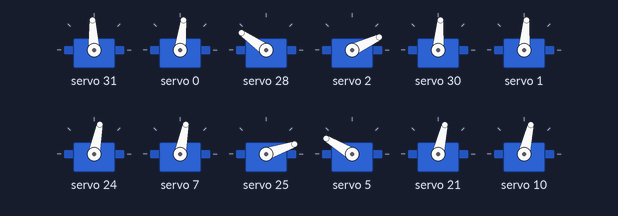
A sketch run on a simulated ESP32. Parts: 12 × servo. What the sketch prints to the serial monitor is not drawn.

Above: at 0.7 s.
At 1.6 s:
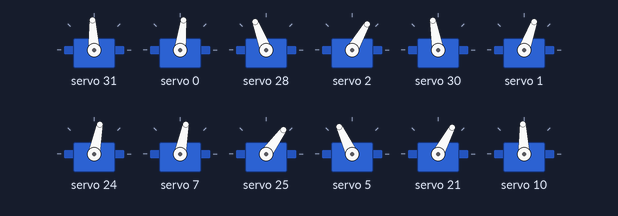
Timing chart, 0 to 3.1 s (numbered marks = the images above):
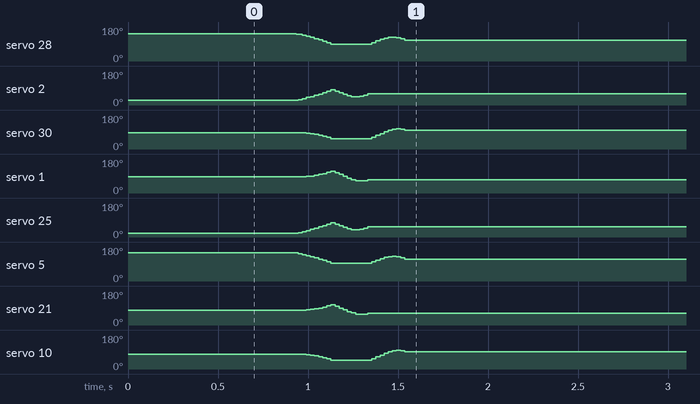

The sketch:

hexapod_arduino.ino
```cpp
/** WiFi */
#include <AsyncUDP.h>
#include <WiFi.h>

/** PWM */
#include <Adafruit_PWMServoDriver.h>

/** I2C */
#include <Wire.h>

/** OTA */
#include <ArduinoOTA.h>

/** Robot Configuration */
#include "config.h"

/** Motion Path LUT */
#include "motion.h"

Adafruit_PWMServoDriver left_pwm = Adafruit_PWMServoDriver(0x40);
Adafruit_PWMServoDriver right_pwm = Adafruit_PWMServoDriver(0x41);

MotionMode current_motion = MotionMode::Mode_Standby;
MotionMode next_motion = MotionMode::Mode_Standby;

const char *ssid = APSSID;
const char *password = APPSK;
AsyncUDP udp_socket;

bool ota_mode = true;

/**
   @brief Sets up the hexapod robot system.

   This function initializes the serial communication, sets up the WiFi access
   point, configures the Over-the-Air (OTA) update functionality, initializes
   the PWM drivers for the servos, and starts listening for UDP packets.
*/
void setup() {
  Serial.begin(115200);

  WiFi.mode(WIFI_AP);
  WiFi.softAP(ssid, password);

  IPAddress myIP = WiFi.softAPIP();
  Serial.print("AP IP address: ");
  Serial.println(myIP);

  ArduinoOTA
  .onStart([]() {
    String type;
    if (ArduinoOTA.getCommand() == U_FLASH) {
      type = "sketch";
    } else {  // U_SPIFFS
      type = "filesystem";
    }

    // NOTE: if updating SPIFFS this would be the place to unmount SPIFFS
    // using SPIFFS.end()
    Serial.println("Start updating " + type);
  })
  .onEnd([]() {
    Serial.println("\nEnd");
  })
  .onProgress([](unsigned int progress, unsigned int total) {
    Serial.printf("Progress: %u%%\r", (progress / (total / 100)));
  })
  .onError([](ota_error_t error) {
    Serial.printf("Error[%u]: ", error);
    if (error == OTA_AUTH_ERROR) {
      Serial.println("Auth Failed");
    } else if (error == OTA_BEGIN_ERROR) {
      Serial.println("Begin Failed");
    } else if (error == OTA_CONNECT_ERROR) {
      Serial.println("Connect Failed");
    } else if (error == OTA_RECEIVE_ERROR) {
      Serial.println("Receive Failed");
    } else if (error == OTA_END_ERROR) {
      Serial.println("End Failed");
    }
  });

  ArduinoOTA.begin();

  // Initialize the PCA9685 library
  left_pwm.begin();
  left_pwm.setPWMFreq(60);  // Set the PWM frequency of the PCA9685

  right_pwm.begin();
  right_pwm.setPWMFreq(60);  // Set the PWM frequency of the PCA9685

  if (udp_socket.listen(UDP_PORT)) {
    Serial.print("UDP Listening on IP: ");
    Serial.println(myIP);
    udp_socket.onPacket([](AsyncUDPPacket packet) {
      Serial.print("UDP Packet Type: ");
      Serial.print(packet.isBroadcast()   ? "Broadcast"
                   : packet.isMulticast() ? "Multicast"
                   : "Unicast");
      Serial.print(", From: ");
      Serial.print(packet.remoteIP());
      Serial.print(":");
      Serial.print(packet.remotePort());
      Serial.print(", To: ");
      Serial.print(packet.localIP());
      Serial.print(":");
      Serial.print(packet.localPort());
      Serial.print(", Length: ");
      Serial.print(packet.length());
      Serial.print(", Data: ");
      Serial.write(packet.data(), packet.length());
      Serial.println();
      // reply to the client
      packet.printf("Got %u bytes of data", packet.length());
      char *packet_ptr = (char *)packet.data();
      String inputString = "";
      for (int str_idx = 0; str_idx < packet.length(); str_idx++) {
        char inChar = packet_ptr[str_idx];

        if (inChar != '\n' && inChar != ':') {
          // add it to the inputString:
          inputString += inChar;
        } else if (inChar == ':') {
          MotionMode current_mode = next_motion;
          if (inputString == String("standby")) {
            next_motion = MotionMode::Mode_Standby;
          } else if (inputString == String("walk0")) {
            next_motion = MotionMode::Mode_Walk_0;
          } else if (inputString == String("walk180")) {
            next_motion = MotionMode::Mode_Walk_180;
          } else if (inputString == String("walkr45")) {
            next_motion = MotionMode::Mode_Walk_R45;
          } else if (inputString == String("walkr90")) {
            next_motion = MotionMode::Mode_Walk_R90;
          } else if (inputString == String("walkr135")) {
            next_motion = MotionMode::Mode_Walk_R135;
          } else if (inputString == String("walkl45")) {
            next_motion = MotionMode::Mode_Walk_L45;
          } else if (inputString == String("walkl90")) {
            next_motion = MotionMode::Mode_Walk_L90;
          } else if (inputString == String("walkl135")) {
            next_motion = MotionMode::Mode_Walk_L135;
          } else if (inputString == String("fastforward")) {
            next_motion = MotionMode::Mode_Fast_Forward;
          } else if (inputString == String("fastbackward")) {
            next_motion = MotionMode::Mode_Fast_Backward;
          } else if (inputString == String("turnleft")) {
            next_motion = MotionMode::Mode_Turn_Left;
          } else if (inputString == String("turnright")) {
            next_motion = MotionMode::Mode_Turn_Right;
          } else if (inputString == String("climbforward")) {
            next_motion = MotionMode::Mode_Climb_Forward;
          } else if (inputString == String("climbbackward")) {
            next_motion = MotionMode::Mode_Climb_Backward;
          } else if (inputString == String("rotatex")) {
            next_motion = MotionMode::Mode_Rotate_X;
          } else if (inputString == String("rotatey")) {
            next_motion = MotionMode::Mode_Rotate_Y;
          } else if (inputString == String("rotatez")) {
            next_motion = MotionMode::Mode_Rotate_Z;
          } else if (inputString == String("twist")) {
            next_motion = MotionMode::Mode_Twist;
          }

          inputString = "";
          ota_mode = false;
        }
      }
    });
  }


  boot_up_motion(lut_standup_length, lut_standup);

  //  posture_calibration();
}

/**
   @brief Main loop of the hexapod robot program.

   This function continuously checks the `next_motion` variable to determine the
   desired motion mode. Based on the mode, it calls the `exec_motion` function
   with the appropriate LUT and length. It also handles OTA updates using
   `ArduinoOTA.handle()`.
*/
void loop() {
  if (next_motion == MotionMode::Mode_Walk_0) {
    exec_motion(lut_walk_0_length, lut_walk_0);
  } else if (next_motion == MotionMode::Mode_Walk_180) {
    exec_motion(lut_walk_180_length, lut_walk_180);
  } else if (next_motion == MotionMode::Mode_Walk_R45) {
    exec_motion(lut_walk_r45_length, lut_walk_r45);
  } else if (next_motion == MotionMode::Mode_Walk_R90) {
    exec_motion(lut_walk_r90_length, lut_walk_r90);
  } else if (next_motion == MotionMode::Mode_Walk_R135) {
    exec_motion(lut_walk_r135_length, lut_walk_r135);
  } else if (next_motion == MotionMode::Mode_Walk_L45) {
    exec_motion(lut_walk_l45_length, lut_walk_l45);
  } else if (next_motion == MotionMode::Mode_Walk_L90) {
    exec_motion(lut_walk_l90_length, lut_walk_l90);
  } else if (next_motion == MotionMode::Mode_Walk_L135) {
    exec_motion(lut_walk_l135_length, lut_walk_l135);
  } else if (next_motion == MotionMode::Mode_Fast_Forward) {
    exec_motion(lut_fast_forward_length, lut_fast_forward);
  } else if (next_motion == MotionMode::Mode_Fast_Backward) {
    exec_motion(lut_fast_backward_length, lut_fast_backward);
  } else if (next_motion == MotionMode::Mode_Turn_Left) {
    exec_motion(lut_turn_left_length, lut_turn_left);
  } else if (next_motion == MotionMode::Mode_Turn_Right) {
    exec_motion(lut_turn_right_length, lut_turn_right);
  } else if (next_motion == MotionMode::Mode_Climb_Forward) {
    exec_motion(lut_climb_forward_length, lut_climb_forward);
  } else if (next_motion == MotionMode::Mode_Climb_Backward) {
    exec_motion(lut_climb_backward_length, lut_climb_backward);
  } else if (next_motion == MotionMode::Mode_Rotate_X) {
    exec_motion(lut_rotate_x_length, lut_rotate_x);
  } else if (next_motion == MotionMode::Mode_Rotate_Y) {
    exec_motion(lut_rotate_y_length, lut_rotate_y);
  } else if (next_motion == MotionMode::Mode_Rotate_Z) {
    exec_motion(lut_rotate_z_length, lut_rotate_z);
  } else if (next_motion == MotionMode::Mode_Twist) {
    exec_motion(lut_twist_length, lut_twist);
  } else {
    exec_motion(lut_standby_length, lut_standby);
  }

  if (ota_mode) {
    ArduinoOTA.handle();
  }
}

/**
   @brief Calibrates the posture of the hexapod robot.

   This function sets the PWM values for each joint of the hexapod's legs to a
   neutral position, defined by SERVOMID and the offset values stored in
   right_offset_ticks and left_offset_ticks. This helps ensure that the robot
   starts in a balanced and stable posture.
*/
void posture_calibration() {
  for (int leg_idx = 0; leg_idx < 3; leg_idx++) {
    for (int joint_idx = 0; joint_idx < 3; joint_idx++) {
      right_pwm.setPWM(right_legs[leg_idx][joint_idx], 0,
                       SERVOMID + right_offset_ticks[leg_idx][joint_idx]);
      left_pwm.setPWM(left_legs[leg_idx][joint_idx], 0,
                      SERVOMID + left_offset_ticks[leg_idx][joint_idx]);
    }
  }
}

void boot_up_motion(int lut_size, int lut[][6][3]) {
  for (int leg_idx = 0; leg_idx < 3; leg_idx++) {
    for (int joint_idx = 0; joint_idx < 3; joint_idx++) {
      right_pwm.setPWM(right_legs[leg_idx][joint_idx], 0,
                       lut[0][leg_idx][joint_idx] +
                       right_offset_ticks[leg_idx][joint_idx]);
      delay(50);
      left_pwm.setPWM(left_legs[leg_idx][joint_idx], 0,
                      lut[0][leg_idx + 3][joint_idx] +
                      left_offset_ticks[leg_idx][joint_idx]);
      delay(50);
    }
  }

  for (int lut_idx = 0; lut_idx < lut_size; lut_idx++) {
    for (int leg_idx = 0; leg_idx < 3; leg_idx++) {
      for (int joint_idx = 0; joint_idx < 3; joint_idx++) {
        right_pwm.setPWM(right_legs[leg_idx][joint_idx], 0,
                         lut[lut_idx][leg_idx][joint_idx] +
                         right_offset_ticks[leg_idx][joint_idx]);
        left_pwm.setPWM(left_legs[leg_idx][joint_idx], 0,
                        lut[lut_idx][leg_idx + 3][joint_idx] +
                        left_offset_ticks[leg_idx][joint_idx]);
      }
    }
    delay(DELAY_MS);
  }
}

/**
   @brief Executes a motion sequence defined by a lookup table (LUT).

   This function iterates through the provided LUT, setting the PWM values for
   each joint of the hexapod's legs. It handles transitions between different
   motion modes and ensures smooth movement.

   @param lut_size The size of the LUT.
   @param lut The LUT containing the PWM values for each joint at each step of
   the motion.
*/
void exec_motion(int lut_size, int lut[][6][3]) {
  int mid_step = (int)(lut_size / 2);
  if (current_motion == MotionMode::Mode_Standby) {
    exec_transition(lut_standby, 0, lut, 0);
  }
  current_motion = next_motion;

  for (int lut_idx = 0; lut_idx < lut_size; lut_idx++) {
    for (int leg_idx = 0; leg_idx < 3; leg_idx++) {
      for (int joint_idx = 0; joint_idx < 3; joint_idx++) {
        right_pwm.setPWM(right_legs[leg_idx][joint_idx], 0,
                         lut[lut_idx][leg_idx][joint_idx] +
                         right_offset_ticks[leg_idx][joint_idx]);
        left_pwm.setPWM(left_legs[leg_idx][joint_idx], 0,
                        lut[lut_idx][leg_idx + 3][joint_idx] +
                        left_offset_ticks[leg_idx][joint_idx]);
      }
    }

    if (mid_step > 0) {
      if (lut_idx % mid_step == 0 && current_motion != next_motion) {
        exec_transition(lut, lut_idx, lut_standby, 0);
        delay(DELAY_MS);
        break;
      }
    }
    delay(DELAY_MS);
  }
}

/**
   @brief Executes a smooth transition between two motion positions.

   This function takes two motion positions (start_pos and end_pos) and their
   respective indices in their respective LUTs. It calculates the difference
   between the start and end positions for each joint and determines the number
   of steps required for a smooth transition. The function then iterates through
   these steps, adjusting the PWM values for each joint to gradually move from
   the start position to the end position.

   @param start_pos The starting position LUT.
   @param start_pos_idx The index of the starting position in the start_pos LUT.
   @param end_pos The ending position LUT.
   @param end_pos_idx The index of the ending position in the end_pos LUT.
*/
void exec_transition(int start_pos[][6][3], int start_pos_idx,
                     int end_pos[][6][3], int end_pos_idx) {
  int tick_step = 6;
  int max_step = 0;
  int signed_ticks[6][3];

  int current_pos[6][3];
  int diff;

  for (int leg_idx = 0; leg_idx < 6; leg_idx++) {
    for (int joint_idx = 0; joint_idx < 3; joint_idx++) {
      diff = end_pos[end_pos_idx][leg_idx][joint_idx] -
             start_pos[start_pos_idx][leg_idx][joint_idx];
      current_pos[leg_idx][joint_idx] =
        start_pos[start_pos_idx][leg_idx][joint_idx];
      if (diff < 0) {
        signed_ticks[leg_idx][joint_idx] = -tick_step;
      } else {
        signed_ticks[leg_idx][joint_idx] = tick_step;
      }
      max_step = max(max_step, abs(diff));
    }
  }
  max_step = ceil(max_step / tick_step);
  for (int step_idx = 0; step_idx < max_step; step_idx++) {
    for (int leg_idx = 0; leg_idx < 3; leg_idx++) {
      for (int joint_idx = 0; joint_idx < 3; joint_idx++) {
        if (abs(current_pos[leg_idx][joint_idx] -
                end_pos[end_pos_idx][leg_idx][joint_idx]) > tick_step) {
          current_pos[leg_idx][joint_idx] = current_pos[leg_idx][joint_idx] +
                                            signed_ticks[leg_idx][joint_idx];
        } else {
          current_pos[leg_idx][joint_idx] =
            end_pos[end_pos_idx][leg_idx][joint_idx];
        }

        if (abs(current_pos[leg_idx + 3][joint_idx] -
                end_pos[end_pos_idx][leg_idx + 3][joint_idx]) > tick_step) {
          current_pos[leg_idx + 3][joint_idx] =
            current_pos[leg_idx + 3][joint_idx] +
            signed_ticks[leg_idx + 3][joint_idx];
        } else {
          current_pos[leg_idx + 3][joint_idx] =
            end_pos[end_pos_idx][leg_idx + 3][joint_idx];
        }

        right_pwm.setPWM(right_legs[leg_idx][joint_idx], 0,
                         current_pos[leg_idx][joint_idx] +
                         right_offset_ticks[leg_idx][joint_idx]);
        left_pwm.setPWM(left_legs[leg_idx][joint_idx], 0,
                        current_pos[leg_idx + 3][joint_idx] +
                        left_offset_ticks[leg_idx][joint_idx]);
      }
    }
  }
}
```

config.h
```cpp
#ifndef CONFIG_H
#define CONFIG_H

#define SERVOMIN 125  // Minimum value, 0 deg
#define SERVOMID 350  // Middle value, 90 deg
#define SERVOMAX 575  // Maximum value, 180 deg

#define DELAY_MS 12  // Servo delay

/** Motion Mode */
enum MotionMode {
  Mode_Standby,
  Mode_Walk_0,
  Mode_Walk_180,
  Mode_Walk_R45,
  Mode_Walk_R90,
  Mode_Walk_R135,
  Mode_Walk_L45,
  Mode_Walk_L90,
  Mode_Walk_L135,
  Mode_Fast_Forward,
  Mode_Fast_Backward,
  Mode_Turn_Left,
  Mode_Turn_Right,
  Mode_Climb_Forward,
  Mode_Climb_Backward,
  Mode_Rotate_X,
  Mode_Rotate_Y,
  Mode_Rotate_Z,
  Mode_Twist,
};

// Servo connections to the PCA9685 driver
// {{leg1_join1, leg1_join2, leg1_join3},
//  {leg2_join1, leg2_join2, leg2_join3},
//  {leg3_join1, leg3_join2, leg3_join3}}
static int left_legs[3][3] = {{0, 2, 1}, {7, 5, 10}, {15, 12, 14}};
static int right_legs[3][3] = {{15, 12, 14}, {8, 9, 5}, {0, 2, 1}};

// Offset to correct the installation error. Offset value is the number of ticks
static int left_offset_ticks[3][3] = {
    {-5, 10, 0}, {-15, 0, -20}, {20, -10, 10}};
static int right_offset_ticks[3][3] = {
    {20, -10, 0}, {-15, -5, -20}, {-10, 10, -20}};

/** WiFi Configurations */
#ifndef APSSID
#define APSSID "hexapod"
#define APPSK "hexapod_1234"
#endif

#define UDP_PORT 1234  // local port to listen on

#endif  // CONFIG_H
```

Source omitted: motion.h (167757 bytes)
